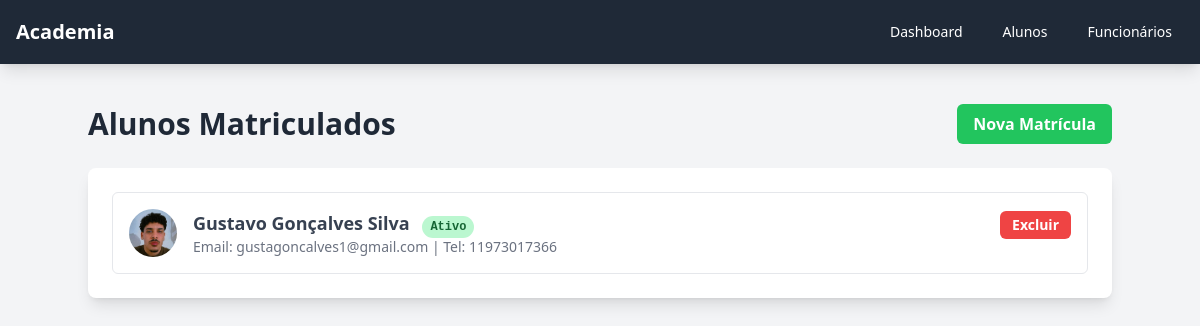
The app's page /alunos with its own data.
### app.py (models this page shows)
class Aluno(db.Model):
    __tablename__ = 'alunos'
    id = db.Column(db.Integer, primary_key=True)
    nome = db.Column(db.String(100), nullable=False)
    foto = db.Column(db.String(100), nullable=True, default='default.png')
    cpf = db.Column(db.String(14), unique=True, nullable=False)
    data_nascimento = db.Column(db.String(10), nullable=False)
    endereco = db.Column(db.String(200), nullable=True)
    cidade = db.Column(db.String(100), nullable=True)
    estado = db.Column(db.String(2), nullable=True)
    cep = db.Column(db.String(9), nullable=True)
    telefone = db.Column(db.String(20), nullable=True)
    email = db.Column(db.String(100), unique=True, nullable=True)
    data_matricula = db.Column(db.String(10), nullable=True)
    status = db.Column(db.String(10), default= 'Ativo', nullable=False)

### app.py (the view)
@app.route('/alunos')
def lista_alunos():
    alunos = Aluno.query.order_by(Aluno.nome).all()
    return render_template('lista_alunos.html', alunos=alunos)

### templates/lista_alunos.html (shortened to what this page needs)
{% extends 'base.html' %}
{% block content %}
<div class="max-w-5xl mx-auto">
    <div class="flex justify-between items-center mb-6">
        <h1 class="text-3xl font-bold text-gray-800">Alunos Matriculados</h1>
        <a href="{{ url_for('novo_aluno') }}" class="bg-green-500 text-white font-semibold py-2 px-4 rounded-md hover:bg-green-600 transition-colors">
            Nova Matrícula
        </a>
    </div>
    <div class="bg-white p-6 shadow-lg rounded-lg">
        <ul class="space-y-4">
            {% for aluno in alunos %}
                <li class="p-4 border rounded-md flex items-center">
                    <img src="{{ url_for('static', filename='uploads/' + aluno.foto) }}" alt="Foto de {{ aluno.nome }}" class="w-12 h-12 rounded-full object-cover mr-4">
                    <div class="flex-grow">
                        <a href="{{ url_for('perfil_aluno', aluno_id=aluno.id) }}" class="hover:underline">
                            <p class="font-semibold text-lg text-gray-700">{{ aluno.nome }} <span class="text-xs font-mono px-2 py-1 rounded-full ml-2 {{ 'bg-green-200 text-green-800' if aluno.status == 'Ativo' else 'bg-red-200 text-red-800' }}">{{ aluno.status }}</span></p>
                        </a>
                        <p class="text-sm text-gray-500">Email: {{ aluno.email or 'N/A' }} | Tel: {{ aluno.telefone or 'N/A' }}</p>
                    </div>
                    <form action="{{ url_for('excluir_aluno', aluno_id=aluno.id) }}" method="post" class="ml-4" onsubmit="return confirm('Tem certeza?');">
                        <button type="submit" class="bg-red-500 hover:bg-red-700 text-white font-bold py-1 px-3 rounded-md text-sm">
                            Excluir
                        </button>
                    </form>
                </li>
            {% else %}
                <li class="text-gray-500 text-center py-4">Nenhum aluno cadastrado.</li>
            {% endfor %}
        </ul>
    </div>
</div>
{% endblock %}

### records on screen
Aluno: foto (picture), nome "Gustavo Gonçalves Silva", status "Ativo", email "gustagoncalves1@gmail.com", telefone "11973017366"
